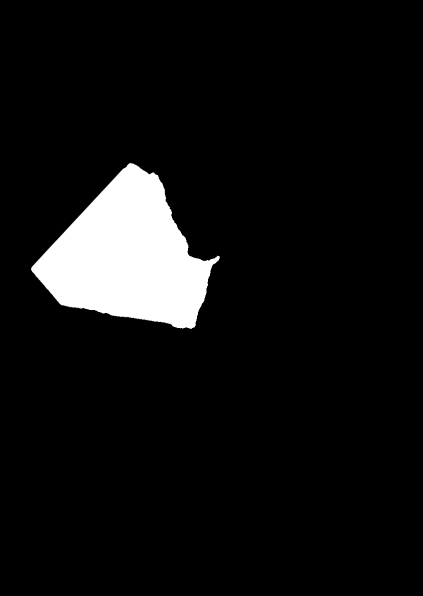
#> input picture 2012maskT.png, 845 x 1192 px (shown at 1/2 size)
$ python interp_vel_scipy30m.py   (Python 2 division)
#> lines starting #> are read from the running program, lines starting #| are printed output that depends on the picture; after the words box and inside, x2 and y2 are one past the last pixel; in counts of white or black regions, pixels touching at a corner belong together
from numpy import *
from matplotlib.pyplot import *
import glob
import os
from scipy.stats import mode
from scipy import ndimage
import numpy
import matplotlib.pyplot as plt
from scipy.interpolate import Rbf
matplotlib.rcParams.update({'font.size': 18})


#berglocs=load('20120816_172400_20120816_182200.npy')
# [110 lines left out: function plotarrows, not called in this run]


#read in mask
bg=imread('2012maskT.png')
#> bg is the input picture: shape (1192, 845) float32; min 0, max 1, mean 0.0699
bg=bg*bg.astype('bool')
naz,nr=shape(bg)
#> naz = 1192; nr = 845
yvl,xvl=where(bg==1.0) #find mask boundaries
ymin=yvl.min()
#> ymin = 327
ymax=yvl.max()
#> ymax = 657
xmin=xvl.min()
#> xmin = 63
xmax=xvl.max()
#> xmax = 439

#make mask to plot overlays
bgm=imread('bgm1.png')
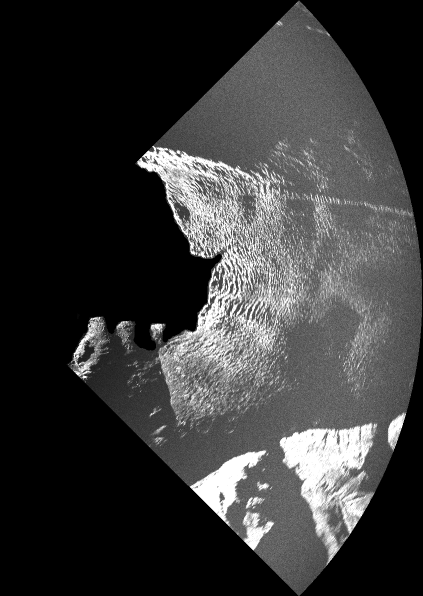
#> input picture bgm1.png, 845 x 1192 px (shown at 1/2 size)
#> bgm is the input picture: shape (1192, 845) float32; min 0, max 1, mean 0.22
#get rid of noise
bgm[where(bgm<.3)]=0.0
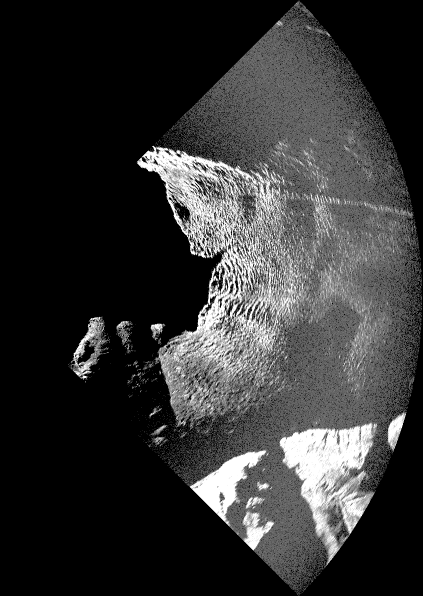
#> bgm: shape (1192, 845) float32 (shown at 1/2 size); 7.59% of pixels changed, all inside (x1, y1, x2, y2) = (133, 2, 844, 1192)
#mask out lagoon
bgm[where(bg==1)]=nan
#> bgm: shape (1192, 845) float32; 6.92% of pixels changed, all inside (x1, y1, x2, y2) = (63, 327, 440, 658)
#imshow(bgm)
#show()


#read all npy files hour by hour
directory='recscipy/'
filetype='*.npy'
files=glob.glob(os.path.join(directory+filetype))
files.sort()

#files=['data/20120816_192400_20120816_202200.npy']
#files=['data/20120817_202400_20120817_212200.npy']

#files[32] is comparison figure

for i in range(len(files)):
  print i
  dx,dy,vx,vy,vxint,vyint=plotarrows(files[i])
